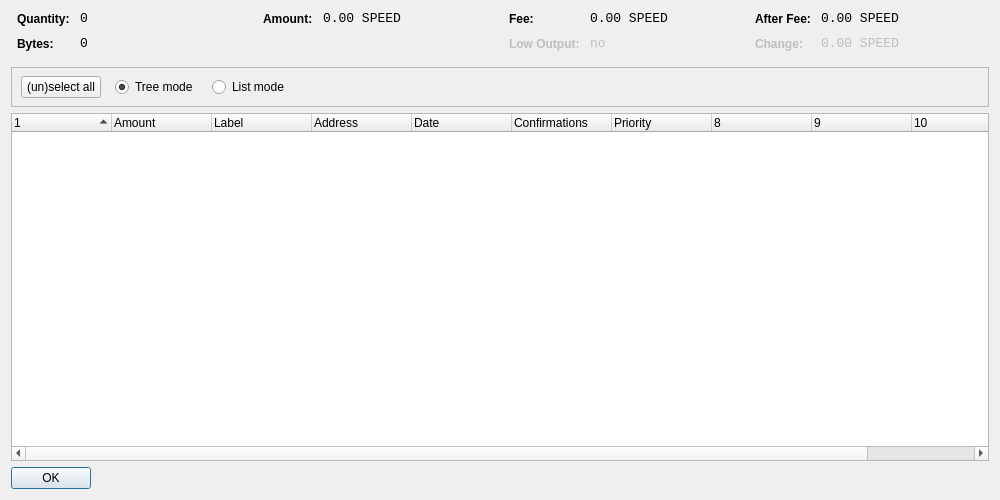
<?xml version="1.0" encoding="UTF-8"?>
<ui version="4.0">
 <class>CoinControlDialog</class>
 <widget class="QDialog" name="CoinControlDialog">
  <property name="geometry">
   <rect>
    <x>0</x>
    <y>0</y>
    <width>1000</width>
    <height>500</height>
   </rect>
  </property>
  <property name="windowTitle">
   <string>Coin Control</string>
  </property>
  <layout class="QVBoxLayout" name="verticalLayout">
   <item>
    <layout class="QHBoxLayout" name="horizontalLayoutTop" stretch="0,0,0,0">
     <property name="topMargin">
      <number>0</number>
     </property>
     <property name="bottomMargin">
      <number>10</number>
     </property>
     <item>
      <layout class="QFormLayout" name="formLayoutCoinControl1">
       <property name="horizontalSpacing">
        <number>10</number>
       </property>
       <property name="verticalSpacing">
        <number>10</number>
       </property>
       <property name="leftMargin">
        <number>6</number>
       </property>
       <property name="rightMargin">
        <number>6</number>
       </property>
       <item row="0" column="0">
        <widget class="QLabel" name="labelCoinControlQuantityText">
         <property name="styleSheet">
          <string notr="true">font-weight:bold;</string>
         </property>
         <property name="text">
          <string>Quantity:</string>
         </property>
        </widget>
       </item>
       <item row="0" column="1">
        <widget class="QLabel" name="labelCoinControlQuantity">
         <property name="font">
          <font>
           <family>Monospace</family>
           <pointsize>10</pointsize>
          </font>
         </property>
         <property name="cursor">
          <cursorShape>IBeamCursor</cursorShape>
         </property>
         <property name="contextMenuPolicy">
          <enum>Qt::ActionsContextMenu</enum>
         </property>
         <property name="text">
          <string notr="true">0</string>
         </property>
         <property name="textInteractionFlags">
          <set>Qt::LinksAccessibleByMouse|Qt::TextSelectableByKeyboard|Qt::TextSelectableByMouse</set>
         </property>
        </widget>
       </item>
       <item row="1" column="0">
        <widget class="QLabel" name="labelCoinControlBytesText">
         <property name="styleSheet">
          <string notr="true">font-weight:bold;</string>
         </property>
         <property name="text">
          <string>Bytes:</string>
         </property>
        </widget>
       </item>
       <item row="1" column="1">
        <widget class="QLabel" name="labelCoinControlBytes">
         <property name="font">
          <font>
           <family>Monospace</family>
           <pointsize>10</pointsize>
          </font>
         </property>
         <property name="cursor">
          <cursorShape>IBeamCursor</cursorShape>
         </property>
         <property name="contextMenuPolicy">
          <enum>Qt::ActionsContextMenu</enum>
         </property>
         <property name="text">
          <string notr="true">0</string>
         </property>
         <property name="textInteractionFlags">
          <set>Qt::LinksAccessibleByMouse|Qt::TextSelectableByKeyboard|Qt::TextSelectableByMouse</set>
         </property>
        </widget>
       </item>
      </layout>
     </item>
     <item>
      <layout class="QFormLayout" name="formLayoutCoinControl2">
       <property name="horizontalSpacing">
        <number>10</number>
       </property>
       <property name="verticalSpacing">
        <number>10</number>
       </property>
       <property name="leftMargin">
        <number>6</number>
       </property>
       <property name="rightMargin">
        <number>6</number>
       </property>
       <item row="0" column="0">
        <widget class="QLabel" name="labelCoinControlAmountText">
         <property name="styleSheet">
          <string notr="true">font-weight:bold;</string>
         </property>
         <property name="text">
          <string>Amount:</string>
         </property>
        </widget>
       </item>
       <item row="0" column="1">
        <widget class="QLabel" name="labelCoinControlAmount">
         <property name="font">
          <font>
           <family>Monospace</family>
           <pointsize>10</pointsize>
          </font>
         </property>
         <property name="cursor">
          <cursorShape>IBeamCursor</cursorShape>
         </property>
         <property name="contextMenuPolicy">
          <enum>Qt::ActionsContextMenu</enum>
         </property>
         <property name="text">
          <string notr="true">0.00 SPEED</string>
         </property>
         <property name="textInteractionFlags">
          <set>Qt::LinksAccessibleByMouse|Qt::TextSelectableByKeyboard|Qt::TextSelectableByMouse</set>
         </property>
        </widget>
       </item>
      </layout>
     </item>
     <item>
      <layout class="QFormLayout" name="formLayoutCoinControl3">
       <property name="horizontalSpacing">
        <number>10</number>
       </property>
       <property name="verticalSpacing">
        <number>10</number>
       </property>
       <property name="leftMargin">
        <number>6</number>
       </property>
       <property name="rightMargin">
        <number>6</number>
       </property>
       <item row="0" column="0">
        <widget class="QLabel" name="labelCoinControlFeeText">
         <property name="styleSheet">
          <string notr="true">font-weight:bold;</string>
         </property>
         <property name="text">
          <string>Fee:</string>
         </property>
        </widget>
       </item>
       <item row="0" column="1">
        <widget class="QLabel" name="labelCoinControlFee">
         <property name="font">
          <font>
           <family>Monospace</family>
           <pointsize>10</pointsize>
          </font>
         </property>
         <property name="cursor">
          <cursorShape>IBeamCursor</cursorShape>
         </property>
         <property name="contextMenuPolicy">
          <enum>Qt::ActionsContextMenu</enum>
         </property>
         <property name="text">
          <string notr="true">0.00 SPEED</string>
         </property>
         <property name="textInteractionFlags">
          <set>Qt::LinksAccessibleByMouse|Qt::TextSelectableByKeyboard|Qt::TextSelectableByMouse</set>
         </property>
        </widget>
       </item>
       <item row="1" column="0">
        <widget class="QLabel" name="labelCoinControlLowOutputText">
         <property name="enabled">
          <bool>false</bool>
         </property>
         <property name="styleSheet">
          <string notr="true">font-weight:bold;</string>
         </property>
         <property name="text">
          <string>Low Output:</string>
         </property>
        </widget>
       </item>
       <item row="1" column="1">
        <widget class="QLabel" name="labelCoinControlLowOutput">
         <property name="enabled">
          <bool>false</bool>
         </property>
         <property name="font">
          <font>
           <family>Monospace</family>
           <pointsize>10</pointsize>
          </font>
         </property>
         <property name="cursor">
          <cursorShape>IBeamCursor</cursorShape>
         </property>
         <property name="contextMenuPolicy">
          <enum>Qt::ActionsContextMenu</enum>
         </property>
         <property name="text">
          <string notr="true">no</string>
         </property>
         <property name="textInteractionFlags">
          <set>Qt::LinksAccessibleByMouse|Qt::TextSelectableByKeyboard|Qt::TextSelectableByMouse</set>
         </property>
        </widget>
       </item>
      </layout>
     </item>
     <item>
      <layout class="QFormLayout" name="formLayoutCoinControl4">
       <property name="horizontalSpacing">
        <number>10</number>
       </property>
       <property name="verticalSpacing">
        <number>10</number>
       </property>
       <property name="leftMargin">
        <number>6</number>
       </property>
       <property name="rightMargin">
        <number>6</number>
       </property>
       <item row="0" column="0">
        <widget class="QLabel" name="labelCoinControlAfterFeeText">
         <property name="styleSheet">
          <string notr="true">font-weight:bold;</string>
         </property>
         <property name="text">
          <string>After Fee:</string>
         </property>
        </widget>
       </item>
       <item row="0" column="1">
        <widget class="QLabel" name="labelCoinControlAfterFee">
         <property name="font">
          <font>
           <family>Monospace</family>
           <pointsize>10</pointsize>
          </font>
         </property>
         <property name="cursor">
          <cursorShape>IBeamCursor</cursorShape>
         </property>
         <property name="contextMenuPolicy">
          <enum>Qt::ActionsContextMenu</enum>
         </property>
         <property name="text">
          <string notr="true">0.00 SPEED</string>
         </property>
         <property name="textInteractionFlags">
          <set>Qt::LinksAccessibleByMouse|Qt::TextSelectableByKeyboard|Qt::TextSelectableByMouse</set>
         </property>
        </widget>
       </item>
       <item row="1" column="0">
        <widget class="QLabel" name="labelCoinControlChangeText">
         <property name="enabled">
          <bool>false</bool>
         </property>
         <property name="styleSheet">
          <string notr="true">font-weight:bold;</string>
         </property>
         <property name="text">
          <string>Change:</string>
         </property>
        </widget>
       </item>
       <item row="1" column="1">
        <widget class="QLabel" name="labelCoinControlChange">
         <property name="enabled">
          <bool>false</bool>
         </property>
         <property name="font">
          <font>
           <family>Monospace</family>
           <pointsize>10</pointsize>
          </font>
         </property>
         <property name="cursor">
          <cursorShape>IBeamCursor</cursorShape>
         </property>
         <property name="contextMenuPolicy">
          <enum>Qt::ActionsContextMenu</enum>
         </property>
         <property name="text">
          <string notr="true">0.00 SPEED</string>
         </property>
         <property name="textInteractionFlags">
          <set>Qt::LinksAccessibleByMouse|Qt::TextSelectableByKeyboard|Qt::TextSelectableByMouse</set>
         </property>
        </widget>
       </item>
      </layout>
     </item>
    </layout>
   </item>
   <item>
    <widget class="QFrame" name="frame">
     <property name="minimumSize">
      <size>
       <width>0</width>
       <height>40</height>
      </size>
     </property>
     <property name="frameShape">
      <enum>QFrame::StyledPanel</enum>
     </property>
     <property name="frameShadow">
      <enum>QFrame::Sunken</enum>
     </property>
     <widget class="QWidget" name="horizontalLayoutWidget">
      <property name="geometry">
       <rect>
        <x>10</x>
        <y>0</y>
        <width>781</width>
        <height>41</height>
       </rect>
      </property>
      <layout class="QHBoxLayout" name="horizontalLayoutPanel" stretch="0,0,0,0,0">
       <property name="spacing">
        <number>14</number>
       </property>
       <item>
        <widget class="QPushButton" name="pushButtonSelectAll">
         <property name="sizePolicy">
          <sizepolicy hsizetype="Maximum" vsizetype="Fixed">
           <horstretch>0</horstretch>
           <verstretch>0</verstretch>
          </sizepolicy>
         </property>
         <property name="text">
          <string>(un)select all</string>
         </property>
        </widget>
       </item>
       <item>
        <widget class="QRadioButton" name="radioTreeMode">
         <property name="sizePolicy">
          <sizepolicy hsizetype="Maximum" vsizetype="Fixed">
           <horstretch>0</horstretch>
           <verstretch>0</verstretch>
          </sizepolicy>
         </property>
         <property name="text">
          <string>Tree mode</string>
         </property>
         <property name="checked">
          <bool>true</bool>
         </property>
        </widget>
       </item>
       <item>
        <widget class="QRadioButton" name="radioListMode">
         <property name="sizePolicy">
          <sizepolicy hsizetype="Maximum" vsizetype="Fixed">
           <horstretch>0</horstretch>
           <verstretch>0</verstretch>
          </sizepolicy>
         </property>
         <property name="text">
          <string>List mode</string>
         </property>
        </widget>
       </item>
       <item>
        <spacer name="horizontalSpacer">
         <property name="orientation">
          <enum>Qt::Horizontal</enum>
         </property>
         <property name="sizeHint" stdset="0">
          <size>
           <width>40</width>
           <height>20</height>
          </size>
         </property>
        </spacer>
       </item>
      </layout>
     </widget>
    </widget>
   </item>
   <item>
    <widget class="CoinControlTreeWidget" name="treeWidget">
     <property name="contextMenuPolicy">
      <enum>Qt::CustomContextMenu</enum>
     </property>
     <property name="sortingEnabled">
      <bool>false</bool>
     </property>
     <property name="columnCount">
      <number>11</number>
     </property>
     <attribute name="headerShowSortIndicator" stdset="0">
      <bool>true</bool>
     </attribute>
     <attribute name="headerStretchLastSection">
      <bool>false</bool>
     </attribute>
     <column>
      <property name="text">
       <string/>
      </property>
     </column>
     <column>
      <property name="text">
       <string>Amount</string>
      </property>
     </column>
     <column>
      <property name="text">
       <string>Label</string>
      </property>
     </column>
     <column>
      <property name="text">
       <string>Address</string>
      </property>
     </column>
     <column>
      <property name="text">
       <string>Date</string>
      </property>
     </column>
     <column>
      <property name="text">
       <string>Confirmations</string>
      </property>
      <property name="toolTip">
       <string>Confirmed</string>
      </property>
     </column>
     <column>
      <property name="text">
       <string>Priority</string>
      </property>
     </column>
     <column>
      <property name="text">
       <string/>
      </property>
     </column>
     <column>
      <property name="text">
       <string/>
      </property>
     </column>
     <column>
      <property name="text">
       <string/>
      </property>
     </column>
     <column>
      <property name="text">
       <string/>
      </property>
     </column>
    </widget>
   </item>
   <item>
    <widget class="QDialogButtonBox" name="buttonBox">
     <property name="sizePolicy">
      <sizepolicy hsizetype="Maximum" vsizetype="Fixed">
       <horstretch>0</horstretch>
       <verstretch>0</verstretch>
      </sizepolicy>
     </property>
     <property name="orientation">
      <enum>Qt::Horizontal</enum>
     </property>
     <property name="standardButtons">
      <set>QDialogButtonBox::Ok</set>
     </property>
    </widget>
   </item>
  </layout>
 </widget>
 <customwidgets>
  <customwidget>
   <class>CoinControlTreeWidget</class>
   <extends>QTreeWidget</extends>
   <header>coincontroltreewidget.h</header>
  </customwidget>
 </customwidgets>
 <resources/>
 <connections/>
</ui>
